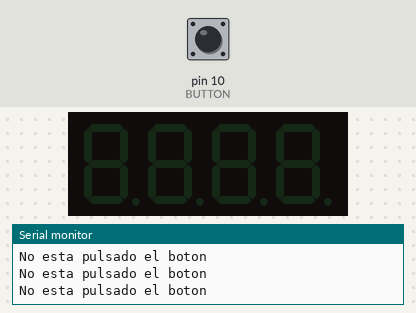
A sketch run on a simulated Arduino Uno, built with avr-gcc and run on an emulated ATmega328P. On the bench: 4-digit seven-segment display, the last lines printed to the serial monitor. The inputs (shaded band) are chosen by the test bench; at power-on: pin 10 (BUTTON) LOW. Random numbers use the default seed unless the sketch sets one.

Above: at 1.2 s.
1.3 s: pin 10 (BUTTON) pulled HIGH for 0.15 s
4.4 s: pin 10 (BUTTON) pulled HIGH for 3.2 s
At 5.7 s:
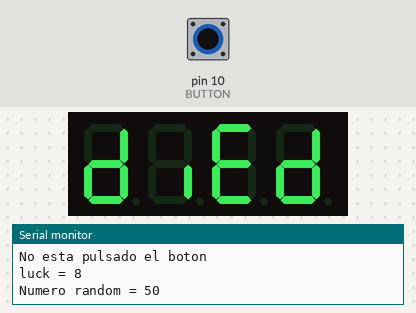
At 8.5 s:
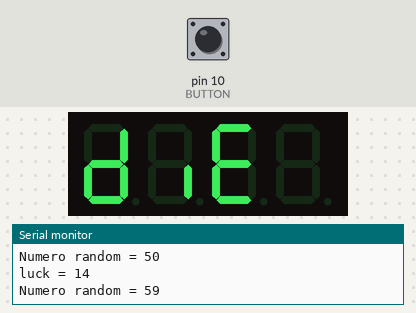
13.6 s: pin 10 (BUTTON) pulled HIGH for 1 s
23.6 s: pin 10 (BUTTON) pulled HIGH for 0.15 s
26.7 s: pin 10 (BUTTON) pulled HIGH for 3.2 s
At 32.8 s:
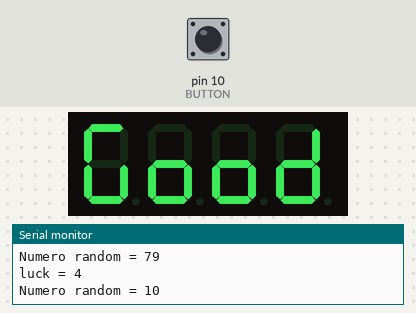
32.9 s: pin 10 (BUTTON) pulled HIGH for 3.2 s
At 37.1 s:
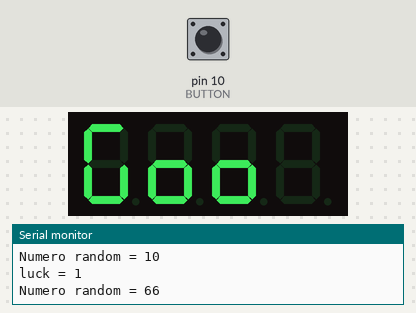
Timing chart, 0 to 38.6 s (numbered marks = the images above; inputs shaded):
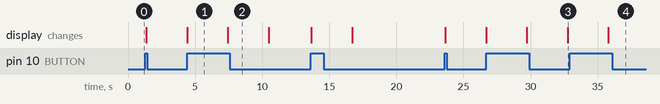

Measured:
- after the input at 32.9 s, the display: changes after 2.9 s (image 4)
- what the display in image 1 shows lasts 3.0 s, from 4.4 s to 7.4 s

The sketch:

ETETETETE.PRAAPRAPRA.TTT.__v-v-v-v-v-v--v-v-v--v-v-vv-v-v--v.ino
```cpp
#include <Arduino.h>
#include <TM1637Display.h>

// Module connection pins (Digital Pins)
#define CLK 2
#define DIO 3

#define BUTTON 10

//  NUMERO BINARIO B000000000000000000000000000000000000000000000000000000000000000000000000000000000000000000000000000000000000000001011=11 DECIMAL

const uint8_t SEG_DONE[] = {
	SEG_B | SEG_C | SEG_D | SEG_E | SEG_G,           // d
//	SEG_A | SEG_B | SEG_C | SEG_D | SEG_E | SEG_F,   // O
  SEG_G | SEG_C | SEG_E | SEG_D,                   // o
	SEG_C | SEG_E | SEG_G,                           // n
	SEG_A | SEG_D | SEG_E | SEG_F | SEG_G            // E
	};

const uint8_t SEG_DIED[]={
  SEG_B | SEG_G | SEG_C | SEG_D | SEG_E,
  SEG_C,
  SEG_A | SEG_F | SEG_E | SEG_G | SEG_D,
  SEG_B | SEG_G | SEG_C | SEG_D | SEG_E
};

const uint8_t SEG_GOOD[]={
  SEG_A | SEG_F | SEG_E | SEG_D | SEG_C,
  SEG_G | SEG_C | SEG_E | SEG_D,
  SEG_G | SEG_C | SEG_E | SEG_D,
  SEG_G | SEG_C | SEG_E | SEG_D | SEG_B
};

const uint8_t SEG_PRAT[]={
  SEG_E | SEG_F | SEG_A | SEG_B | SEG_G,
  SEG_E | SEG_G,
  SEG_E | SEG_G | SEG_C | SEG_F | SEG_B | SEG_A,
  0
};

const uint8_t SEG_PRA[]={
  0,
  SEG_E | SEG_F | SEG_A | SEG_B | SEG_G,
  SEG_G,
  0
};

TM1637Display display(CLK, DIO);

void setup()
{
    pinMode(BUTTON,INPUT);
    Serial.begin(9600);
}

int luck;
int experience=10;
int NRanndommm;
int Count=0;
void loop()
{
  display.setBrightness(0x0f);

  if( digitalRead(BUTTON)==HIGH ){
    luck=random(1,21);
    Serial.print("luck = ");
    Serial.println(luck);
    NRanndommm=random(1,101);
    Serial.print("Numero random = ");
    Serial.println(NRanndommm);
    //we put 101 and 21 max because is max-1
    if(20==luck){
      display.setSegments(SEG_PRAT);
      delay(1500);
      display.setSegments(SEG_PRA);
      delay(3000);
      display.setSegments(SEG_PRAT);
      delay(1500);
    }
    //display.setSegments(SEG_DONE);
    display.showNumberDec(3, false, 2, 3);
    delay(1000);
    display.showNumberDec(2, false, 2, 3);
    delay(1000);
    display.showNumberDec(1, false, 2, 3);
    delay(1000);
    if((luck+experience)>NRanndommm){
      display.setSegments(SEG_GOOD);
      delay(3000);
    }
    else{
      display.setSegments(SEG_DIED);
      delay(3000);
    }
    if(Count>=18){
      experience=random(10,51);
      Count=0;
    }
    else{
      experience+=5;
      Count+=1;
    }
  }
  else
  {
    Serial.println("No esta pulsado el boton");
  }
}
```
